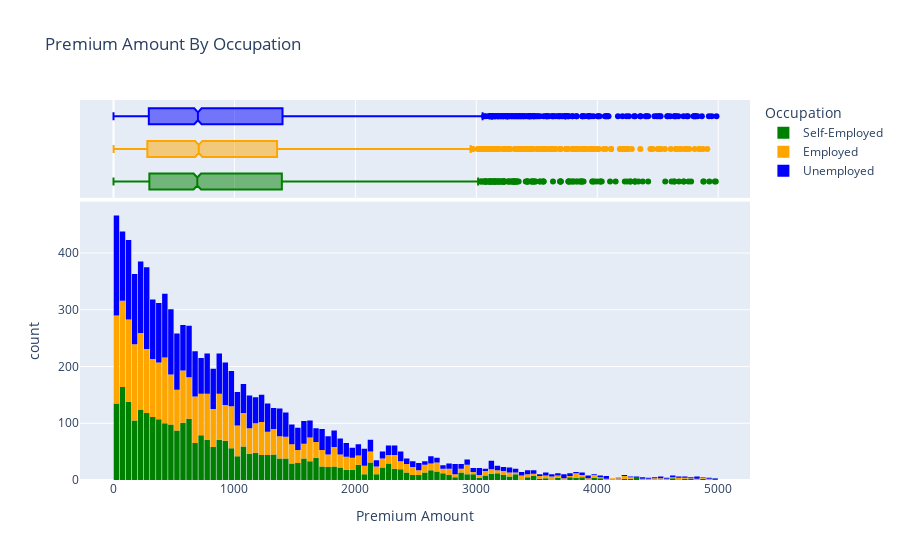

Write notebook code for a chart like this one.
### Markdown cell above
### Premium Amount


Let's visualize the distribution of "Premium Amount" i.e. the annual medical Premium Amount for customers. This is the column we're trying to predict. Let's also use the categorical column "smoker" to distinguish the Premium Amount for smokers and non-smokers.

### Code cell
fig = px.histogram(df,
                    x='Premium Amount',
                    marginal='box',
                    color='Occupation',
                    color_discrete_sequence=['green', 'orange', 'blue'],
                    title="Premium Amount By Occupation"
                    )
fig.update_layout(bargap=0.1)
fig.show()

### Figure 1 — Plotly figure (JSON) as saved in the notebook; plotly's stock layout.template omitted (floating-point values rounded to 4 significant figures; data arrays with more than 128 entries replaced by an {"elided": "..."} marker saying what was removed)
{"data": [{"alignmentgroup": "True", "bingroup": "x", "hovertemplate": "Occupation=Self-Employed<br>Premium Amount=%{x}<br>count=%{y}<extra></extra>", "legendgroup": "Self-Employed", "marker": {"color": "green", "pattern": {"shape": ""}}, "name": "Self-Employed", "offsetgroup": "Self-Employed", "orientation": "v", "showlegend": true, "type": "histogram", "x": {"elided": "3100 int values"}, "xaxis": "x", "yaxis": "y"}, {"alignmentgroup": "True", "hovertemplate": "Occupation=Self-Employed<br>Premium Amount=%{x}<extra></extra>", "legendgroup": "Self-Employed", "marker": {"color": "green"}, "name": "Self-Employed", "notched": true, "offsetgroup": "Self-Employed", "showlegend": false, "type": "box", "x": {"elided": "3100 int values"}, "xaxis": "x2", "yaxis": "y2"}, {"alignmentgroup": "True", "bingroup": "x", "hovertemplate": "Occupation=Employed<br>Premium Amount=%{x}<br>count=%{y}<extra></extra>", "legendgroup": "Employed", "marker": {"color": "orange", "pattern": {"shape": ""}}, "name": "Employed", "offsetgroup": "Employed", "orientation": "v", "showlegend": true, "type": "histogram", "x": {"elided": "3139 int values"}, "xaxis": "x", "yaxis": "y"}, {"alignmentgroup": "True", "hovertemplate": "Occupation=Employed<br>Premium Amount=%{x}<extra></extra>", "legendgroup": "Employed", "marker": {"color": "orange"}, "name": "Employed", "notched": true, "offsetgroup": "Employed", "showlegend": false, "type": "box", "x": {"elided": "3139 int values"}, "xaxis": "x2", "yaxis": "y2"}, {"alignmentgroup": "True", "bingroup": "x", "hovertemplate": "Occupation=Unemployed<br>Premium Amount=%{x}<br>count=%{y}<extra></extra>", "legendgroup": "Unemployed", "marker": {"color": "blue", "pattern": {"shape": ""}}, "name": "Unemployed", "offsetgroup": "Unemployed", "orientation": "v", "showlegend": true, "type": "histogram", "x": {"elided": "3235 int values"}, "xaxis": "x", "yaxis": "y"}, {"alignmentgroup": "True", "hovertemplate": "Occupation=Unemployed<br>Premium Amount=%{x}<extra></extra>", "legendgroup": "Unemployed", "marker": {"color": "blue"}, "name": "Unemployed", "notched": true, "offsetgroup": "Unemployed", "showlegend": false, "type": "box", "x": {"elided": "3235 int values"}, "xaxis": "x2", "yaxis": "y2"}], "layout": {"bargap": 0.1, "barmode": "relative", "legend": {"title": {"text": "Occupation"}, "tracegroupgap": 0}, "title": {"text": "Premium Amount By Occupation"}, "xaxis": {"anchor": "y", "domain": [0, 1], "title": {"text": "Premium Amount"}}, "xaxis2": {"anchor": "y2", "domain": [0, 1], "matches": "x", "showgrid": true, "showticklabels": false}, "yaxis": {"anchor": "x", "domain": [0, 0.7326], "title": {"text": "count"}}, "yaxis2": {"anchor": "x2", "domain": [0.7426, 1], "matches": "y2", "showgrid": false, "showline": false, "showticklabels": false, "ticks": ""}}}
